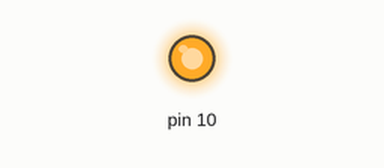
Simulated run of this sketch. Board: Arduino Uno, built with avr-gcc and run on an emulated ATmega328P. Parts: output pins drawn as LEDs (lit = HIGH). What the sketch prints to the serial monitor is not drawn.

Above: at 0.1 s.
Timing chart, 0 to 1.6 s (numbered marks = the images above):
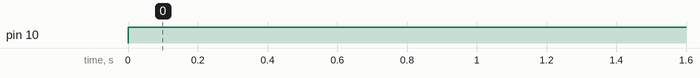

The sketch:

Master_test1.ino
```cpp
#include<SPI.h>

void setup() {
  // put your setup code here, to run once:
  Serial.begin(115200);
  digitalWrite(10,HIGH);
  SPI.begin();
  SPI.setClockDivider(SPI_CLOCK_DIV8);
  Serial.println("this is the master");

}

void loop() {
  // put your main code here, to run repeatedly:

  char c;
  digitalWrite(10,LOW);

  for(const char *p = "T==> send test.\r"; c = *p; p++){

    SPI.transfer(c);
    Serial.print(c);
  }
  digitalWrite(10,HIGH);
  delay(2000);


  digitalWrite(10,LOW);

  for(const char *p = "D==> send data.\r"; c = *p; p++){

    SPI.transfer(c);
    Serial.print(c);
  }
  digitalWrite(10,HIGH);
  delay(2000);

}
```

Measured:
- by itself, pin 10: LOW → HIGH at 0.00 s
